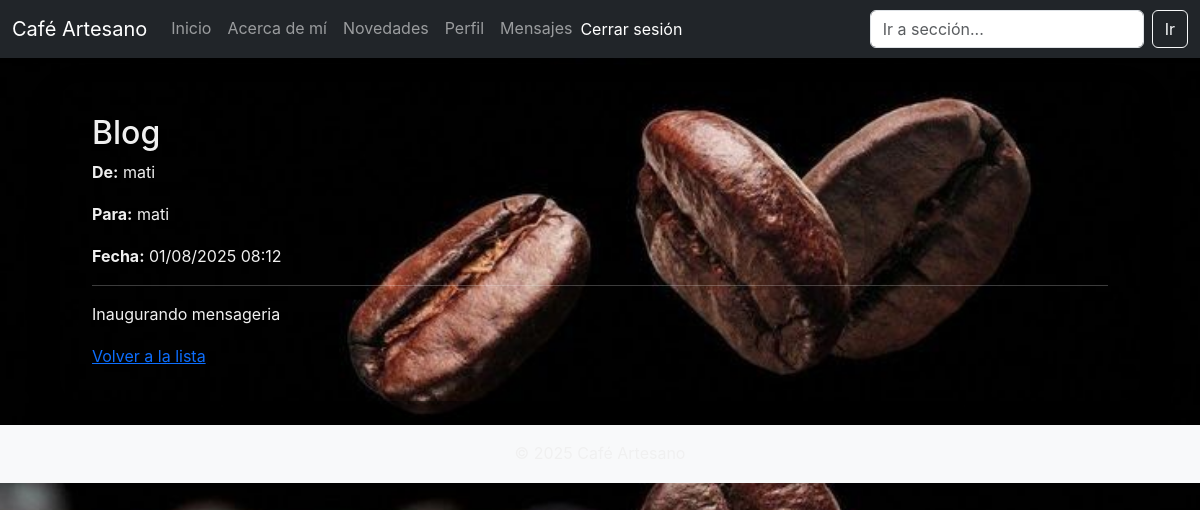
Screenshot of /mensajes/1/ (signed in) with the database file from the repository.
### mensajes/models.py (models this page shows, shortened)
class Mensaje(models.Model):
    remitente = models.ForeignKey(User, on_delete=models.CASCADE, related_name='mensajes_enviados')
    destinatario = models.ForeignKey(User, on_delete=models.CASCADE, related_name='mensajes_recibidos')
    asunto = models.CharField(max_length=255)
    contenido = models.TextField()
    fecha_envio = models.DateTimeField(auto_now_add=True)
    leido = models.BooleanField(default=False)

### mensajes/views.py (the view)
# urls.py: path('<int:pk>/', views.MensajeDetailView.as_view(), name='detalle'),
class MensajeDetailView(LoginRequiredMixin, DetailView):
    model = Mensaje
    template_name = 'mensajes/mensaje_detail.html'
    def get_queryset(self):
        return Mensaje.objects.filter(destinatario=self.request.user)

### mensajes/templates/mensajes/mensaje_detail.html
{% extends 'base.html' %}
{% block content %}
<h2>{{ object.asunto }}</h2>
<p><strong>De:</strong> {{ object.remitente.username }}</p>
<p><strong>Para:</strong> {{ object.destinatario.username }}</p>
<p><strong>Fecha:</strong> {{ object.fecha_envio|date:"d/m/Y H:i" }}</p>
<hr>
<p>{{ object.contenido }}</p>
<a href="{% url 'mensajes:lista' %}">Volver a la lista</a>
{% endblock %}

### novedades/static/novedades/css/blog.css (style rules this page uses)
* { box-sizing: border-box; }
body { background-image: url('../img/fondo-cafe.jpg'); background-size: cover; background-position: center; background-repeat: no-repeat; background-attachment: fixed; font-family: 'Inter', 'Segoe UI', Tahoma, Geneva, Verdana, sans-serif; margin: 0; padding: 0; color: #f0f0f0; -webkit-font-smoothing: antialiased; -moz-osx-font-smoothing: grayscale; line-height: 1.6; min-height: 100vh; position: relative; }
html { scroll-behavior: smooth; }

### rows the page displays
Mensaje: asunto "Blog", remitente.username "mati", destinatario.username "mati", fecha_envio "01/08/2025 08:12", contenido "Inaugurando mensageria"
